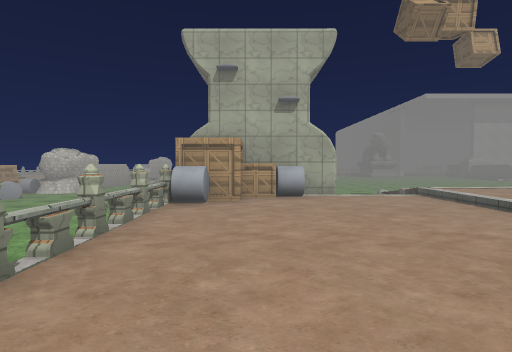
View 1 (above)

20 first-person views from a walk through a 3-D level made in the Unity game engine. The camera is 1.5 m above the floor, tilts 2° down and sees 80° across. The floor is counted in squares, 2 m on a side. Each view is taken from the middle of a square. On the plan, view 1 faces up. The plan holds only what a view shows up to about 10 squares ahead; the rest is blank. The place goes on beyond the plan. The player character is not drawn. Some animated figures are left out. Some surface patterns are stand-ins.

View 2
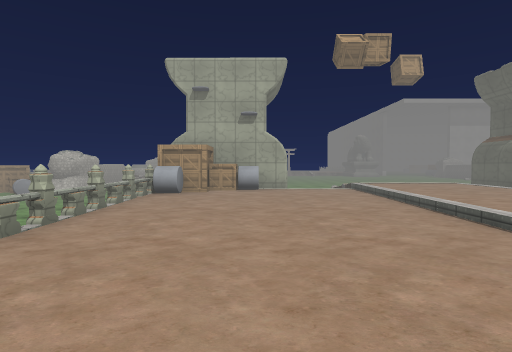

View 3
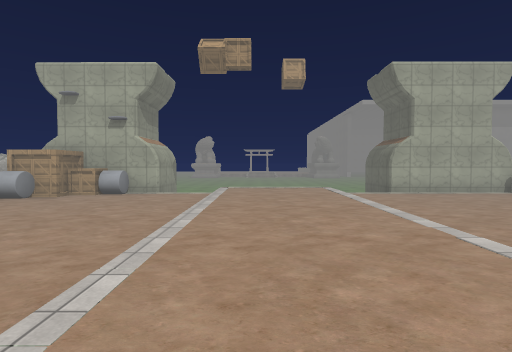

View 4
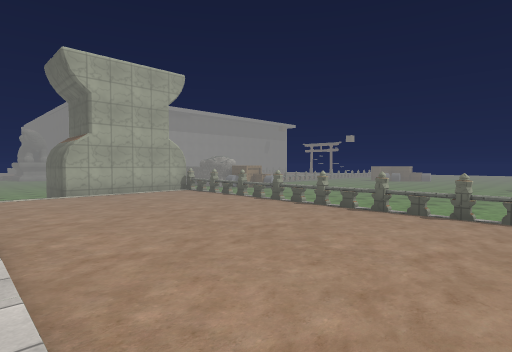

View 5
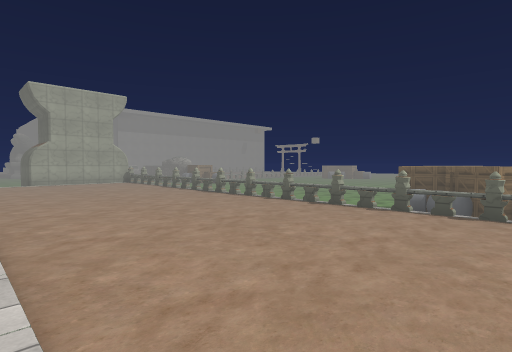

View 6
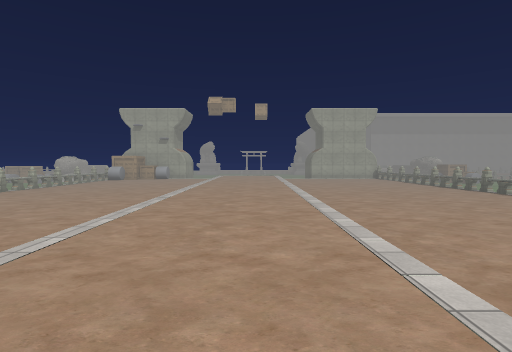

View 7
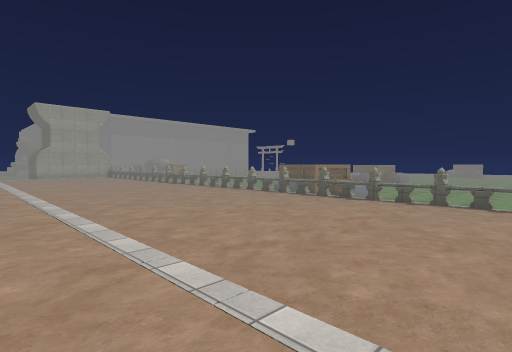

View 8
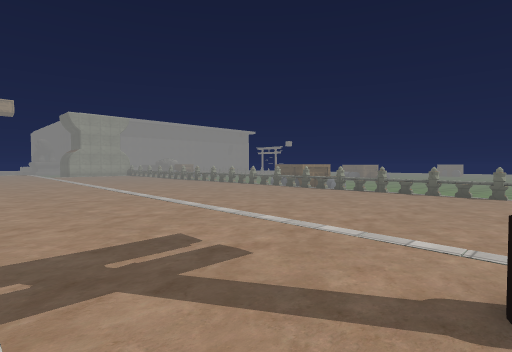

View 9
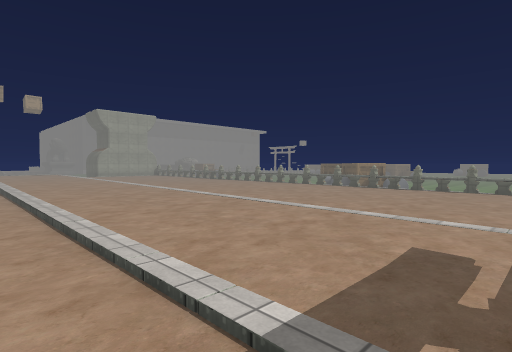

View 10
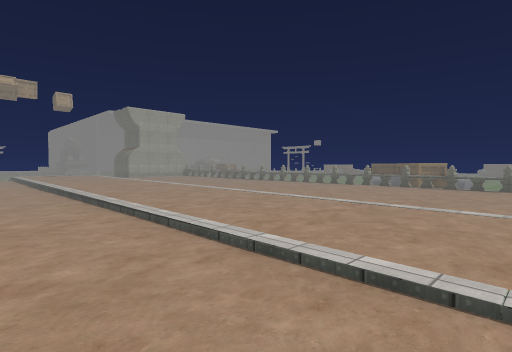

View 11
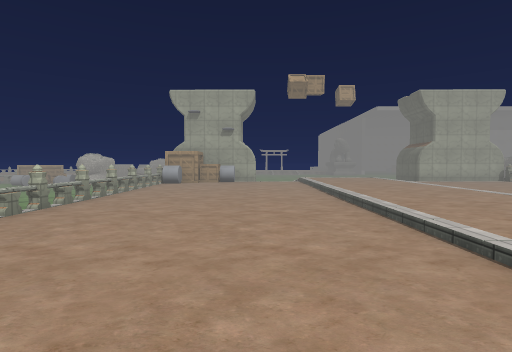

View 12
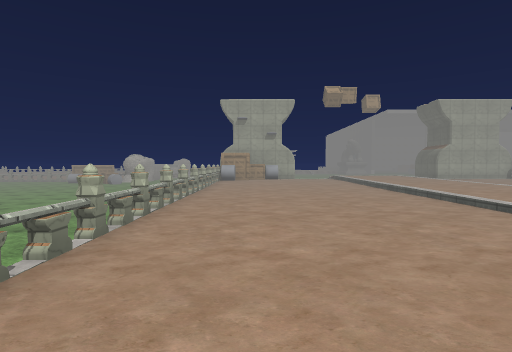

View 13
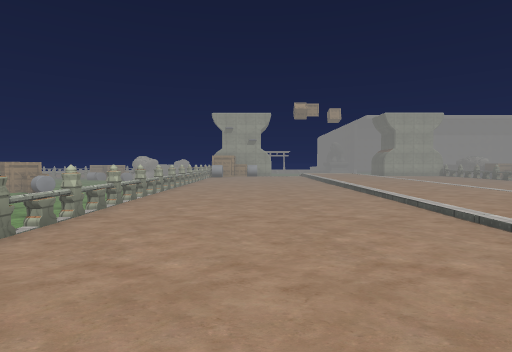

View 14
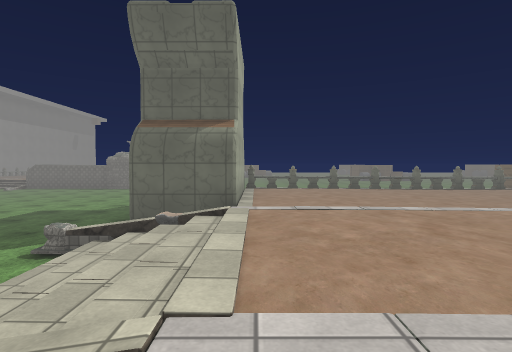

View 15
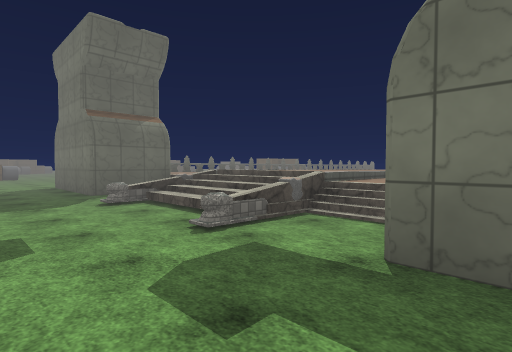

View 16
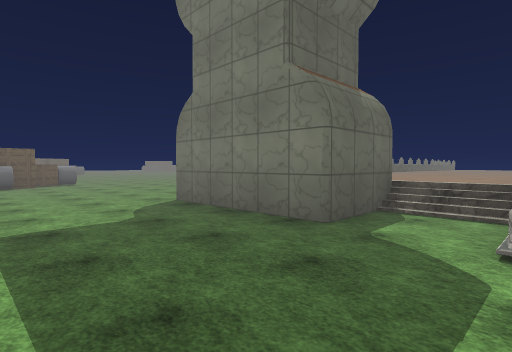

View 17
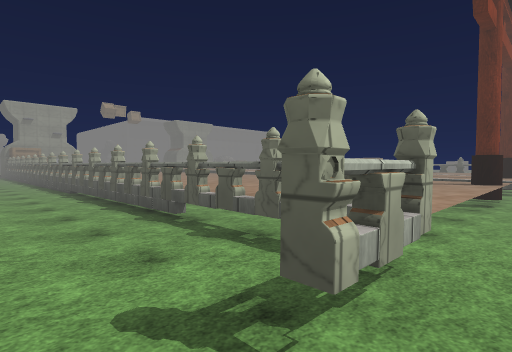

View 18
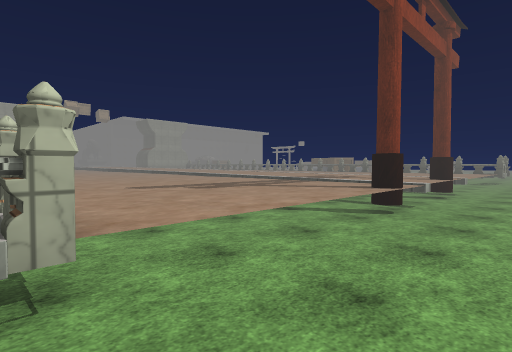

View 19
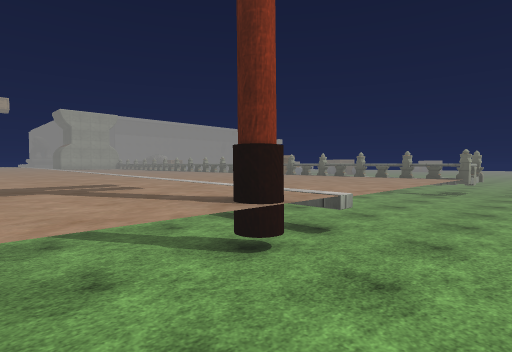

View 20
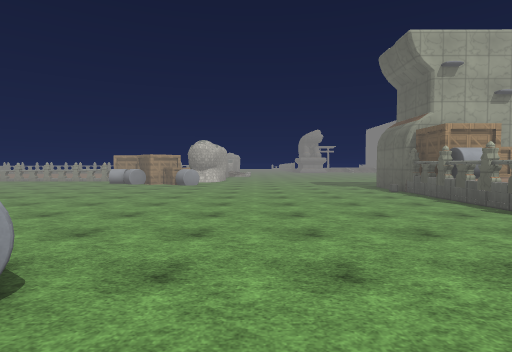

### Floor plan
Key: @ floor where view 1 was taken; # wall or solid block; x gap in a wall; . main floor; : floor 0.25 m higher than the main floor; + floor 0.5 m higher than the main floor; - floor 0.75 m lower than the main floor; / step, stairs or slope; = window, fence, low wall or low ledge; C crate; B hay bale.
Columns run from 13 left of view 1 to 13 right of it. Each row starts with its distance up from view 1.
 13                     -------
 12               -------------
 11               -------------
 10      ---      ---=--=------
  9 -----------#  ##-=///-#####
  8 -----------#####/=////#####
  7 -----------#CCB../+++.....#
  6  ----------#B..../+++.....=
  5   ---------=...../+++.....=
  4    --------=...../+++.....=
  3     -------=...../::/.....=
  2     -------=...../::/.....#
  1      B---- x...../::/.....#
  0      B---- x.@.../::/.....#
 -1        ----=...../::/.....#
 -2         ---=...../::/.....#
 -3         ---=...../::/.....=
 -4         ----...../::/.....=
 -5         ---=...../::/.....=
 -6          --=...../::/.....=
 -7           -=...../::/.....=
 -8           --...../::/.....#
 -9           --...../::/.....=
-10          --=...../../.....=
-11          ---...../../.....=
-12          --=...../../.....=
-13          --=..............=
-14          -#=....#..#......=
-15          ------------------
-16            ------------

Positions as (right, up) in squares from view 1, and headings:
1: (0, 0), facing up
2: (1, -2), facing up
3: (5, -2), facing up
4: (7, -2), facing up-right
5: (7, -7), facing up-right
6: (6, -10), facing up
7: (6, -12), facing up-right
8: (4, -14), facing up-right
9: (3, -12), facing up-right
10: (2, -10), facing up-right
11: (2, -6), facing up
12: (0, -8), facing up
13: (1, -12), facing up
14: (3, 7), facing right
15: (1, 12), facing down-right
16: (7, 13), facing down-right
17: (-4, -15), facing up-right
18: (-2, -16), facing up-right
19: (4, -16), facing up-right
20: (-6, -1), facing up
